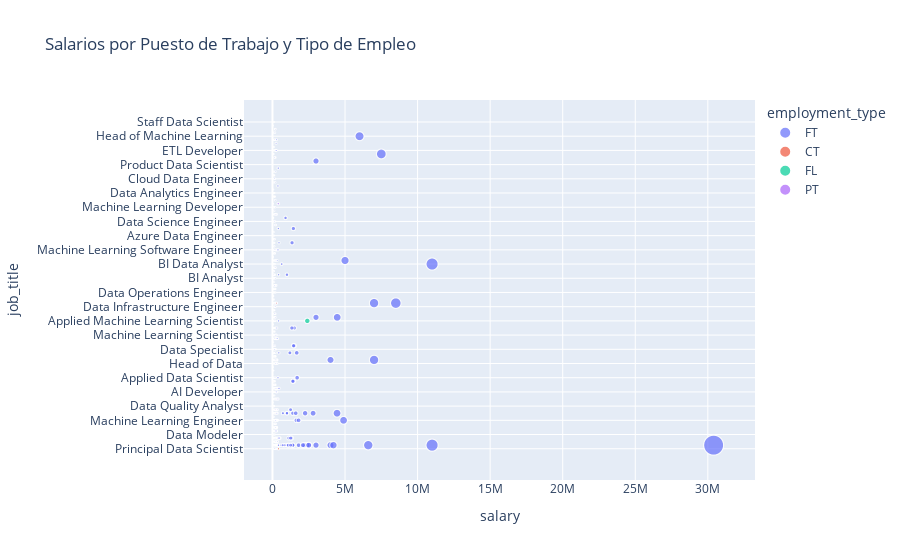

Notebook code cell kept with this figure:
### Code cell
fig = px.scatter(df, x="salary", y="job_title", color="employment_type", size="salary", hover_name="job_title", title="Salarios por Puesto de Trabajo y Tipo de Empleo")
fig.show()

### Figure 1 — Plotly figure (JSON) as saved in the notebook; plotly's stock layout.template omitted (floating-point values rounded to 4 significant figures; data arrays with more than 128 entries replaced by an {"elided": "..."} marker saying what was removed)
{"data": [{"hovertemplate": "<b>%{hovertext}</b><br><br>employment_type=FT<br>salary=%{marker.size}<br>job_title=%{y}<extra></extra>", "hovertext": {"elided": "3718 str values"}, "legendgroup": "FT", "marker": {"color": "#636efa", "size": {"elided": "3718 int values"}, "sizemode": "area", "sizeref": 76000, "symbol": "circle"}, "mode": "markers", "name": "FT", "showlegend": true, "type": "scattergl", "x": {"elided": "3718 int values"}, "xaxis": "x", "y": {"elided": "3718 str values"}, "yaxis": "y"}, {"hovertemplate": "<b>%{hovertext}</b><br><br>employment_type=CT<br>salary=%{marker.size}<br>job_title=%{y}<extra></extra>", "hovertext": ["ML Engineer", "ML Engineer", "Data Analyst", "NLP Engineer", "Analytics Engineer", "Applied Machine Learning Scientist", "ML Engineer", "Staff Data Scientist", "Principal Data Scientist", "Business Data Analyst"], "legendgroup": "CT", "marker": {"color": "#EF553B", "size": [30000, 25500, 90000, 60000, 7500, 29000, 270000, 105000, 416000, 100000], "sizemode": "area", "sizeref": 76000, "symbol": "circle"}, "mode": "markers", "name": "CT", "showlegend": true, "type": "scattergl", "x": [30000, 25500, 90000, 60000, 7500, 29000, 270000, 105000, 416000, 100000], "xaxis": "x", "y": ["ML Engineer", "ML Engineer", "Data Analyst", "NLP Engineer", "Analytics Engineer", "Applied Machine Learning Scientist", "ML Engineer", "Staff Data Scientist", "Principal Data Scientist", "Business Data Analyst"], "yaxis": "y"}, {"hovertemplate": "<b>%{hovertext}</b><br><br>employment_type=FL<br>salary=%{marker.size}<br>job_title=%{y}<extra></extra>", "hovertext": ["Machine Learning Researcher", "Software Data Engineer", "Data Analytics Consultant", "Machine Learning Engineer", "Autonomous Vehicle Technician", "Applied Machine Learning Scientist", "Data Scientist", "Data Engineer", "Machine Learning Scientist", "Computer Vision Engineer"], "legendgroup": "FL", "marker": {"color": "#00cc96", "size": [50000, 50000, 50000, 100000, 45555, 2400000, 100000, 20000, 12000, 60000], "sizemode": "area", "sizeref": 76000, "symbol": "circle"}, "mode": "markers", "name": "FL", "showlegend": true, "type": "scattergl", "x": [50000, 50000, 50000, 100000, 45555, 2400000, 100000, 20000, 12000, 60000], "xaxis": "x", "y": ["Machine Learning Researcher", "Software Data Engineer", "Data Analytics Consultant", "Machine Learning Engineer", "Autonomous Vehicle Technician", "Applied Machine Learning Scientist", "Data Scientist", "Data Engineer", "Machine Learning Scientist", "Computer Vision Engineer"], "yaxis": "y"}, {"hovertemplate": "<b>%{hovertext}</b><br><br>employment_type=PT<br>salary=%{marker.size}<br>job_title=%{y}<extra></extra>", "hovertext": ["Data Analyst", "Data Analyst", "Data Analyst", "BI Analyst", "Data Analyst", "Computer Vision Software Engineer", "Data Scientist", "Data Engineer", "Data Scientist", "Data Analyst", "AI Scientist", "3D Computer Vision Researcher", "ML Engineer", "Data Engineer", "Computer Vision Engineer", "Data Scientist", "AI Scientist"], "legendgroup": "PT", "marker": {"color": "#ab63fa", "size": [34320, 78000, 24000, 12000, 125404, 120000, 110000, 50000, 100000, 8760, 12000, 400000, 14000, 59000, 180000, 19000, 12000], "sizemode": "area", "sizeref": 76000, "symbol": "circle"}, "mode": "markers", "name": "PT", "showlegend": true, "type": "scattergl", "x": [34320, 78000, 24000, 12000, 125404, 120000, 110000, 50000, 100000, 8760, 12000, 400000, 14000, 59000, 180000, 19000, 12000], "xaxis": "x", "y": ["Data Analyst", "Data Analyst", "Data Analyst", "BI Analyst", "Data Analyst", "Computer Vision Software Engineer", "Data Scientist", "Data Engineer", "Data Scientist", "Data Analyst", "AI Scientist", "3D Computer Vision Researcher", "ML Engineer", "Data Engineer", "Computer Vision Engineer", "Data Scientist", "AI Scientist"], "yaxis": "y"}], "layout": {"legend": {"itemsizing": "constant", "title": {"text": "employment_type"}, "tracegroupgap": 0}, "title": {"text": "Salarios por Puesto de Trabajo y Tipo de Empleo"}, "xaxis": {"anchor": "y", "domain": [0, 1], "title": {"text": "salary"}}, "yaxis": {"anchor": "x", "domain": [0, 1], "title": {"text": "job_title"}}}}
